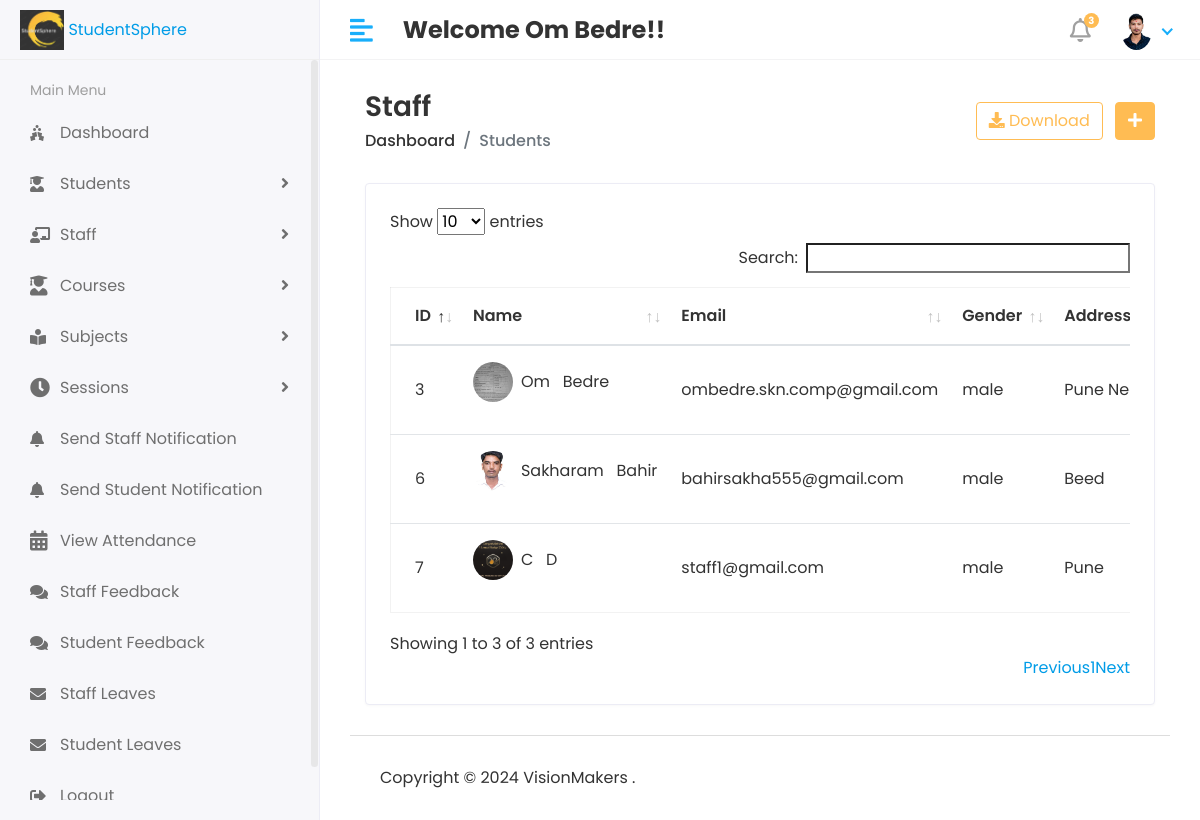
Screenshot of /HOD/Staff/View (signed in) with the database file from the repository.
### app/models.py (models this page shows, shortened)
class CustomUser(AbstractUser):
    USER = (
        ('1', 'HOD'),
        ('2', 'STAFF'),
        ('3', 'STUDENT')
    )
    user_type = models.CharField(choices=USER, max_length=50, default='1')
    profile_pic = models.ImageField(upload_to='media/profile_pic')

class Staff(models.Model):
    admin = models.OneToOneField(CustomUser, on_delete=models.CASCADE)
    address = models.TextField()
    gender = models.CharField(max_length=100)
    created_at = models.DateTimeField(auto_now_add=True)
    updated_at = models.DateTimeField(auto_now=True)

### StudentSphere/HOD_Views.py (the view)
# urls.py: path('HOD/Staff/View', HOD_Views.VIEW_STAFF, name='view_staff'),
@login_required(login_url='/')
def VIEW_STAFF(request):
    staff = Staff.objects.all()
    context = {
        'staff': staff
    }
    return render(request, 'HOD/Staff/view_staff.html', context)

### templates/Hod/Staff/view_staff.html (shortened to what this page needs)
{% extends 'base.html' %}
{% block content %}
<div class="content container-fluid">
               <div class="page-header">
                  <div class="row align-items-center">
                     <div class="col">
                        <h3 class="page-title">Staff</h3>
                        <ul class="breadcrumb">
                           <li class="breadcrumb-item"><a href="index.html">Dashboard</a></li>
                           <li class="breadcrumb-item active">Students</li>
                        </ul>
                     </div>
                     <div class="col-auto text-right float-right ml-auto">
                        <a href="#" class="btn btn-outline-primary mr-2"><i class="fas fa-download"></i> Download</a>
                        <a href="add-student.html" class="btn btn-primary"><i class="fas fa-plus"></i></a>
                     </div>
                  </div>
               </div>
               <div class="row">
                  <div class="col-sm-12">
                     <div class="card card-table">
                        <div class="card-body">
                           <div class="table-responsive">
                              <table id = 'table_id' class="table table-hover table-center mb-0 ">
                                 <thead>
                                    <tr>
                                       <th>ID</th>
                                       <th>Name</th>
                                       <th>Email</th>
                                       <th>Gender</th>
                                       <th>Address</th>
                                    </tr>
                                 </thead>
                                 <tbody>
                                 {% for i in staff %}
                                    <tr>
                                       <td>{{i.id}}</td>
                                       <td>
                                          <h2 class="table-avatar">
                                             <p  class="avatar avatar-sm mr-2"><img class="avatar-img rounded-circle" src="/{{i.admin.profile_pic}}" alt="User Image"></p>
                                             <p>{{i.admin.first_name}} &nbsp; {{i.admin.last_name}}</p>
                                          </h2>
                                       </td>
                                       <td>{{i.admin.email}}</td>
                                       <td>{{i.gender}}</td>
                                       <td>{{i.address}}</td>
                                    </tr>
                                 {% endfor %}
                                 </tbody>
                              </table>
                           </div>
                        </div>
                     </div>
                  </div>
               </div>
            </div>
{% endblock %}

### templates/includes/header.html (shortened to what this page needs)
{% load static %}
<div class="header">
    <div class="header-left">
        <a href="{% url 'base' %}" class="logo">
            <img src="{% static 'assets/img/logo2.png' %}" height="154px" width="40px" alt="Logo2">
            <span>StudentSphere</span>
        </a>
    </div>
    <a href="javascript:void(0);" id="toggle_btn">
        <i class="fas fa-align-left"></i>
    </a>
    <div class="top-nav-search mt-3">
        <h4><strong>Welcome <span>{{ user.first_name }} {{ user.last_name }}!!</span></strong></h4>
    </div>
    <ul class="nav user-menu">
        <li class="nav-item dropdown noti-dropdown">
            <a href="#" class="dropdown-toggle nav-link" data-toggle="dropdown">
                <i class="far fa-bell"></i> <span class="badge badge-pill">3</span>
            </a>
        </li>
        <li class="nav-item dropdown has-arrow">
            <a href="#" class="dropdown-toggle nav-link" data-toggle="dropdown">
                <span class="user-img">
                    <img class="rounded-circle" src="/{{ user.profile_pic }}" width="31" alt="User Image">
                </span>
            </a>
        </li>
    </ul>
</div>

### static/assets/css/style.css (style rules this page uses)
html { height: 100%; }
body { background-color: #fff; color: #333; font-family: 'Poppins', sans-serif; font-size: 1rem; height: 100%; line-height: 1.5; overflow-x: hidden; }
h1, h2, h3, h4, h5, h6 { font-family: 'Poppins', sans-serif; margin-top: 0; }
a { color: #009ce7; }
input, button, a { transition: all 0.4s ease; -moz-transition: all 0.4s ease; -o-transition: all 0.4s ease; -ms-transition: all 0.4s ease; -webkit-transition: all 0.4s ease; }
ul, ol { padding: 0px; list-style: none; }
.table { color: #333; max-width: 100%; margin-bottom: 0; width: 100%; }
.table.dataTable { border-collapse: collapse !important; border: 1px solid rgba(0, 0, 0, 0.05); }
table.table td h2 { display: inline-block; font-size: inherit; font-weight: 400; margin: 0; padding: 0; vertical-align: middle; }
table.table td h2.table-avatar { align-items: center; display: inline-flex; font-size: inherit; font-weight: 400; margin: 0; padding: 0; vertical-align: middle; white-space: nowrap; }
.table thead tr th { font-weight: 600; }
.table tbody tr { border-bottom: 1px solid rgba(0, 0, 0, 0.05); }
.table.table-center td, .table.table-center th { vertical-align: middle; }
.card-table .card-body .table > thead > tr > th { border-top: 0; }
.card-table .card-body .table tr td:first-child, .card-table .card-body .table tr th:first-child { padding-left: 1.5rem; }
.card-table .table td, .card-table .table th { border-top: 1px solid #e2e5e8; padding: 1rem 0.75rem; white-space: nowrap; }
.btn-primary { background-color: #FFBC53; border: 1px solid #FFBC53; }
.btn-outline-primary { color: #FFBC53; border-color: #FFBC53; }
.card { border: 1px solid #ececf5; box-shadow: 0 1px 3px 0 rgba(0, 0, 0, 0.03); margin-bottom: 1.875rem; }
.card-body { padding: 1.5rem; }
.avatar { position: relative; display: inline-block; width: 3rem; height: 3rem }
.avatar > img { width: 100%; height: 100%; -o-object-fit: cover; object-fit: cover; }
.avatar-sm { width: 2.5rem; height: 2.5rem; }
.header { background-color: #fff; border-bottom: 1px solid #f3f3f4; left: 0; position: fixed; right: 0; top: 0; z-index: 1001; height: 60px; }
.header .header-left { float: left; height: 60px; padding: 0 20px; position: relative; width: 320px; z-index: 1; transition: all 0.2s ease-in-out; background-color: #f7f7fa; border-bottom: 1px solid #efefef; border-right: 1px solid #ececf5; display: flex; align-items: center; }
.header .header-left .logo { display: inline-block; line-height: 60px; }
.header .header-left .logo img { max-height: 40px; width: auto; }
.header .dropdown-toggle:after { display: none; }
.header .has-arrow .dropdown-toggle:after { border-top: 0; border-left: 0; border-bottom: 2px solid #18aefa; border-right: 2px solid #18aefa; content: ''; height: 8px; display: inline-block; pointer-events: none; -webkit-transform-origin: 66% 66%; -ms-transform-origin: 66% 66%; transform-origin: 66% 66%; -webkit-transform: rotate(45deg); -ms-transform: rotate(45deg); transform: rotate(45deg); -webkit-transition: all 0.15s ease-in-out; transition: all 0.15s ease-in-out; width: 8px; vertical-align: 0px; }
.user-menu { float: right; margin: 0; position: relative; z-index: 99; padding-right: 15px; }
.user-menu.nav > li > a { color: #a0a0a0; font-size: 14px; line-height: 58px; padding: 0 15px; height: 60px; }
.user-img { margin-right: 3px; position: relative; }
.top-nav-search { float: left; margin-left: 15px; }
.page-header { margin-bottom: 1.875rem; }
.page-header .breadcrumb { background-color: transparent; color: #6c757d; font-size: 1rem; font-weight: 500; margin-bottom: 0; padding: 0; }
.page-header .breadcrumb a { color: #333; }
.page-title { font-size: 28px; font-weight: 600; color: #333; margin-bottom: 5px; }
.user-menu.nav > li > a .badge { background-color: #FFBC53; display: block; font-size: 10px; font-weight: bold; height: 15px; width: 15px; position: absolute; right: 7px; top: 13px; color: #fff; padding: 3px; }
.user-menu.nav > li > a > i { font-size: 1.5rem; line-height: 60px; }
@media (min-width: 992px) { #toggle_btn { align-items: center; color: #18aefa; display: inline-flex; float: left; font-size: 26px; height: 60px; justify-content: center; margin-left: 15px; padding: 0 15px; } }

### rows the page displays
CustomUser: first_name "Om", last_name "Bedre", profile_pic (picture)
Staff: id "3", admin.profile_pic (picture), admin.first_name "Om", admin.last_name "Bedre", admin.email "ombedre.skn.comp@gmail.com", gender "male", address "Pune…"
Staff: id "6", admin.profile_pic (picture), admin.first_name "Sakharam", admin.last_name "Bahir", admin.email "bahirsakha555@gmail.com", gender "male", address "Beed"
Staff: id "7", admin.profile_pic (picture), admin.first_name "C", admin.last_name "D", admin.email "staff1@gmail.com", gender "male", address "Pune"
